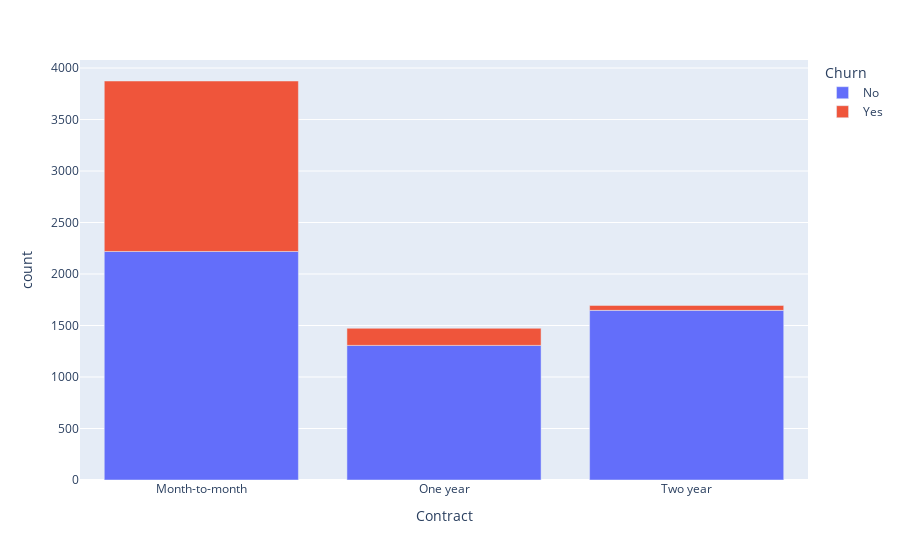

The notebook cell saved with this chart:
### Code cell
px.bar(df_contract, x='Contract', y='count', color='Churn')

### Figure 1 — Plotly figure (JSON) as saved in the notebook; plotly's stock layout.template omitted (floating-point values rounded to 4 significant figures)
{"data": [{"alignmentgroup": "True", "hovertemplate": "Churn=No<br>Contract=%{x}<br>count=%{y}<extra></extra>", "legendgroup": "No", "marker": {"color": "#636efa", "pattern": {"shape": ""}}, "name": "No", "offsetgroup": "No", "orientation": "v", "showlegend": true, "textposition": "auto", "type": "bar", "x": ["Month-to-month", "One year", "Two year"], "xaxis": "x", "y": [2219, 1307, 1647], "yaxis": "y"}, {"alignmentgroup": "True", "hovertemplate": "Churn=Yes<br>Contract=%{x}<br>count=%{y}<extra></extra>", "legendgroup": "Yes", "marker": {"color": "#EF553B", "pattern": {"shape": ""}}, "name": "Yes", "offsetgroup": "Yes", "orientation": "v", "showlegend": true, "textposition": "auto", "type": "bar", "x": ["Month-to-month", "Two year", "One year"], "xaxis": "x", "y": [1655, 48, 166], "yaxis": "y"}], "layout": {"autosize": true, "barmode": "relative", "legend": {"title": {"text": "Churn"}, "tracegroupgap": 0}, "margin": {"t": 60}, "xaxis": {"anchor": "y", "autorange": true, "domain": [0, 1], "range": [-0.5, 2.5], "title": {"text": "Contract"}, "type": "category"}, "yaxis": {"anchor": "x", "autorange": true, "domain": [0, 1], "range": [0, 4078.0], "title": {"text": "count"}, "type": "linear"}}}
